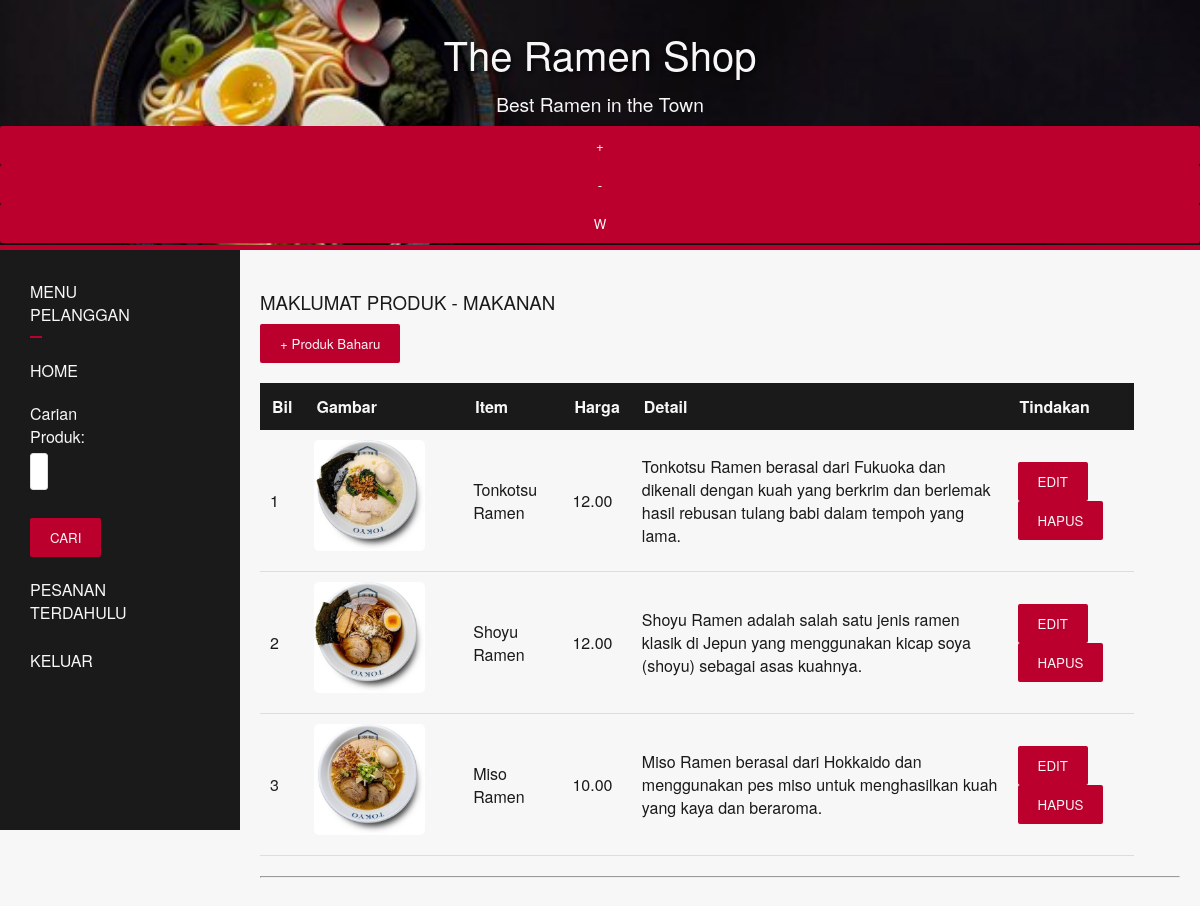
Screenshot of /produk.php (signed in) with the database file from the repository.
### tables this page shows
CREATE TABLE `produk` (
  `idProduk` int(11) NOT NULL,
  `namaProduk` varchar(255) DEFAULT NULL,
  `detail` text DEFAULT NULL,
  `harga` decimal(10,2) DEFAULT NULL,
  `gambar` varchar(255) DEFAULT NULL
);

### database.php (called while the page is built, shortened)
<?php
$barang="MAKANAN";
?>

### fungsi.php (called while the page is built, shortened)
<?php
function semuaProduk($con){
    $sql = "SELECT * FROM produk";
    $result = mysqli_query($con, $sql);
    return $result;
}
?>

### produk.php (the view, shortened to what this page needs)
<?php
include 'header.php';
include 'fungsi.php';
$produk = semuaProduk($con);
?>
<div id="menu">
    <?php include 'menu.php'; ?>
</div>
 <div id="row">
    <div id="isi">
        <h3>MAKLUMAT PRODUK - <?php echo $barang;?></h3>
        <a href="produk_baru.php"><button>+ Produk Baharu</button></a>
        <table>
            <thead>
                <tr>
                    <th>Bil</th>
                    <th>Gambar</th>
                    <th>Item</th>
                    <th>Harga</th>
                    <th>Detail</th>
                    <th>Tindakan</th>
            </thead>
            <tbody>
                <?php
                $sno=1;
                while($data1 = mysqli_fetch_assoc($produk)){
                ?>
                    <tr>
                        <td><?php echo $sno;?></td>
                        <td><img src="gambar\<?php echo $data1['gambar'];?>"class="product-image"></td>
                        <td><?php echo $data1['namaProduk'];?></td>
                        <td><?php echo number_format($data1['harga'],2);?></td>
                        <td><?php echo $data1['detail'];?></td>
                        <td>
                            <a href="produk_edit.php?id=<?php echo $data1['idProduk'];?>"><button>EDIT</button></a>
                            <a href="produk_hapus.php?id=<?php echo $data1['idProduk'];?>"><button>HAPUS</button></a>
                        </td>
                    </tr>
                    <?php
                    $sno++;
                }
                    ?>
            </tbody>
        </table>
        <hr>
    </div>
</div>

### style.css (style rules this page uses)
#menu { width: 20%; padding: 15px; background-color: var(--japanese-black); color: var(--japanese-white); float: left; min-height: calc(100vh - 250px); }
#isi { width: 80%; padding: 20px; float: left; background-color: var(--japanese-white); }
button { background-color: var(--japanese-red); color: var(--japanese-white); padding: 10px 20px; border: none; border-radius: 2px; cursor: pointer; text-decoration: none; font-family: inherit; transition: background-color 0.3s, transform 0.2s; }
table { width: 95%; border-collapse: collapse; margin: 20px 0; }
th { text-align: left; background-color: var(--japanese-black); color: var(--japanese-white); padding: 12px; }
td { padding: 10px; border-bottom: 1px solid #ddd; background-color: var(--japanese-white); }
.product-image { width: 80%; height: auto; border-radius: 5px; margin-bottom: 10px; }
h1, h2, h3, h4 { font-weight: 500; margin-top: 1em; margin-bottom: 0.5em; }
* { box-sizing: border-box; }

### rows the page displays
produk: gambar (picture), namaProduk "Tonkotsu Ramen", harga "12.00", detail "Tonkotsu Ramen berasal dari Fukuoka dan dikenali dengan kuah yang berkrim dan berlemak hasil rebusan tulang babi dalam tempoh yang lama."
produk: gambar (picture), namaProduk "Shoyu Ramen", harga "12.00", detail "Shoyu Ramen adalah salah satu jenis ramen klasik di Jepun yang menggunakan kicap soya (shoyu) sebagai asas kuahnya."
produk: gambar (picture), namaProduk "Miso Ramen", harga "10.00", detail "Miso Ramen berasal dari Hokkaido dan menggunakan pes miso untuk menghasilkan kuah yang kaya dan beraroma."

### other values shown
$namasys1 "The Ramen Shop"
$motto "Best Ramen in the Town"
$barang "MAKANAN"
